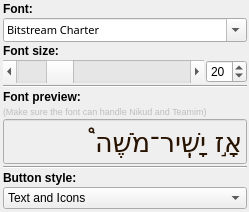
         <widget class="QWidget" name="tab">
          <property name="sizePolicy">
           <sizepolicy hsizetype="Minimum" vsizetype="Minimum">
            <horstretch>0</horstretch>
            <verstretch>0</verstretch>
           </sizepolicy>
          </property>
          <attribute name="title">
           <string>Font</string>
          </attribute>
          <layout class="QVBoxLayout" name="verticalLayout_4">
           <property name="spacing">
            <number>2</number>
           </property>
           <property name="leftMargin">
            <number>3</number>
           </property>
           <property name="topMargin">
            <number>2</number>
           </property>
           <property name="rightMargin">
            <number>2</number>
           </property>
           <property name="bottomMargin">
            <number>3</number>
           </property>
           <item>
            <widget class="QLabel" name="label_9">
             <property name="font">
              <font>
               <weight>75</weight>
               <bold>true</bold>
              </font>
             </property>
             <property name="text">
              <string>Font:</string>
             </property>
            </widget>
           </item>
           <item>
            <widget class="QFontComboBox" name="fontComboBox">
             <property name="sizePolicy">
              <sizepolicy hsizetype="Preferred" vsizetype="Preferred">
               <horstretch>0</horstretch>
               <verstretch>0</verstretch>
              </sizepolicy>
             </property>
             <property name="font">
              <font>
               <family>Sans Serif</family>
               <pointsize>8</pointsize>
               <weight>50</weight>
               <italic>false</italic>
               <bold>false</bold>
              </font>
             </property>
             <property name="layoutDirection">
              <enum>Qt::LeftToRight</enum>
             </property>
             <property name="styleSheet">
              <string notr="true">*{font: 8pt &quot;Sans Serif&quot;;}
</string>
             </property>
             <property name="currentIndex">
              <number>0</number>
             </property>
             <property name="sizeAdjustPolicy">
              <enum>QComboBox::AdjustToContentsOnFirstShow</enum>
             </property>
             <property name="writingSystem">
              <enum>QFontDatabase::Hebrew</enum>
             </property>
             <property name="currentFont">
              <font>
               <family>David CLM</family>
              </font>
             </property>
            </widget>
           </item>
           <item>
            <widget class="QLabel" name="label_5">
             <property name="font">
              <font>
               <weight>75</weight>
               <bold>true</bold>
              </font>
             </property>
             <property name="text">
              <string>Font size:</string>
             </property>
            </widget>
           </item>
           <item>
            <layout class="QHBoxLayout" name="horizontalLayout_5">
             <item>
              <widget class="QScrollBar" name="horizontalSlider">
               <property name="sizePolicy">
                <sizepolicy hsizetype="Expanding" vsizetype="Preferred">
                 <horstretch>0</horstretch>
                 <verstretch>0</verstretch>
                </sizepolicy>
               </property>
               <property name="singleStep">
                <number>2</number>
               </property>
               <property name="value">
                <number>20</number>
               </property>
               <property name="orientation">
                <enum>Qt::Horizontal</enum>
               </property>
               <property name="invertedControls">
                <bool>false</bool>
               </property>
              </widget>
             </item>
             <item>
              <widget class="QSpinBox" name="fonSizeSpinBox">
               <property name="sizePolicy">
                <sizepolicy hsizetype="Minimum" vsizetype="Preferred">
                 <horstretch>0</horstretch>
                 <verstretch>0</verstretch>
                </sizepolicy>
               </property>
               <property name="value">
                <number>20</number>
               </property>
              </widget>
             </item>
            </layout>
           </item>
           <item>
            <widget class="Line" name="line_2">
             <property name="orientation">
              <enum>Qt::Horizontal</enum>
             </property>
            </widget>
           </item>
           <item>
            <widget class="QLabel" name="label_6">
             <property name="font">
              <font>
               <weight>75</weight>
               <bold>true</bold>
              </font>
             </property>
             <property name="text">
              <string>Font preview:</string>
             </property>
            </widget>
           </item>
           <item>
            <widget class="QLabel" name="label_7">
             <property name="enabled">
              <bool>false</bool>
             </property>
             <property name="font">
              <font>
               <pointsize>7</pointsize>
              </font>
             </property>
             <property name="text">
              <string>(Make sure the font can handle Nikud and Teamim)</string>
             </property>
             <property name="wordWrap">
              <bool>true</bool>
             </property>
            </widget>
           </item>
           <item>
            <widget class="QLineEdit" name="fontPreview">
             <property name="enabled">
              <bool>false</bool>
             </property>
             <property name="palette">
              <palette>
               <active>
                <colorrole role="WindowText">
                 <brush brushstyle="SolidPattern">
                  <color alpha="255">
                   <red>40</red>
                   <green>19</green>
                   <blue>1</blue>
                  </color>
                 </brush>
                </colorrole>
                <colorrole role="Dark">
                 <brush brushstyle="SolidPattern">
                  <color alpha="255">
                   <red>1</red>
                   <green>0</green>
                   <blue>0</blue>
                  </color>
                 </brush>
                </colorrole>
                <colorrole role="Text">
                 <brush brushstyle="SolidPattern">
                  <color alpha="255">
                   <red>40</red>
                   <green>19</green>
                   <blue>1</blue>
                  </color>
                 </brush>
                </colorrole>
                <colorrole role="ButtonText">
                 <brush brushstyle="SolidPattern">
                  <color alpha="255">
                   <red>40</red>
                   <green>19</green>
                   <blue>1</blue>
                  </color>
                 </brush>
                </colorrole>
               </active>
               <inactive>
                <colorrole role="WindowText">
                 <brush brushstyle="SolidPattern">
                  <color alpha="255">
                   <red>40</red>
                   <green>19</green>
                   <blue>1</blue>
                  </color>
                 </brush>
                </colorrole>
                <colorrole role="Dark">
                 <brush brushstyle="SolidPattern">
                  <color alpha="255">
                   <red>1</red>
                   <green>0</green>
                   <blue>0</blue>
                  </color>
                 </brush>
                </colorrole>
                <colorrole role="Text">
                 <brush brushstyle="SolidPattern">
                  <color alpha="255">
                   <red>40</red>
                   <green>19</green>
                   <blue>1</blue>
                  </color>
                 </brush>
                </colorrole>
                <colorrole role="ButtonText">
                 <brush brushstyle="SolidPattern">
                  <color alpha="255">
                   <red>40</red>
                   <green>19</green>
                   <blue>1</blue>
                  </color>
                 </brush>
                </colorrole>
               </inactive>
               <disabled>
                <colorrole role="WindowText">
                 <brush brushstyle="SolidPattern">
                  <color alpha="255">
                   <red>40</red>
                   <green>19</green>
                   <blue>1</blue>
                  </color>
                 </brush>
                </colorrole>
                <colorrole role="Dark">
                 <brush brushstyle="SolidPattern">
                  <color alpha="255">
                   <red>1</red>
                   <green>0</green>
                   <blue>0</blue>
                  </color>
                 </brush>
                </colorrole>
                <colorrole role="Text">
                 <brush brushstyle="SolidPattern">
                  <color alpha="255">
                   <red>40</red>
                   <green>19</green>
                   <blue>1</blue>
                  </color>
                 </brush>
                </colorrole>
                <colorrole role="ButtonText">
                 <brush brushstyle="SolidPattern">
                  <color alpha="255">
                   <red>40</red>
                   <green>19</green>
                   <blue>1</blue>
                  </color>
                 </brush>
                </colorrole>
               </disabled>
              </palette>
             </property>
             <property name="font">
              <font>
               <family>Droid Sans Hebrew Orayta</family>
               <pointsize>20</pointsize>
              </font>
             </property>
             <property name="layoutDirection">
              <enum>Qt::RightToLeft</enum>
             </property>
             <property name="text">
              <string>אָ֣ז יָשִֽׁיר־מֹשֶׁה֩</string>
             </property>
            </widget>
           </item>
           <item>
            <widget class="Line" name="line_buttonStyle">
             <property name="orientation">
              <enum>Qt::Horizontal</enum>
             </property>
            </widget>
           </item>
           <item>
            <widget class="QLabel" name="label_buttonStyle">
             <property name="font">
              <font>
               <weight>75</weight>
               <bold>true</bold>
              </font>
             </property>
             <property name="text">
              <string>Button style:</string>
             </property>
            </widget>
           </item>
           <item>
            <widget class="QComboBox" name="toolbarStyleComboBox">
             <property name="sizePolicy">
              <sizepolicy hsizetype="Preferred" vsizetype="Preferred">
               <horstretch>0</horstretch>
               <verstretch>0</verstretch>
              </sizepolicy>
             </property>
             <item>
              <property name="text">
               <string>Text and Icons</string>
              </property>
             </item>
             <item>
              <property name="text">
               <string>Text Only</string>
              </property>
             </item>
             <item>
              <property name="text">
               <string>Icons Only</string>
              </property>
             </item>
            </widget>
           </item>
          </layout>
         </widget>
